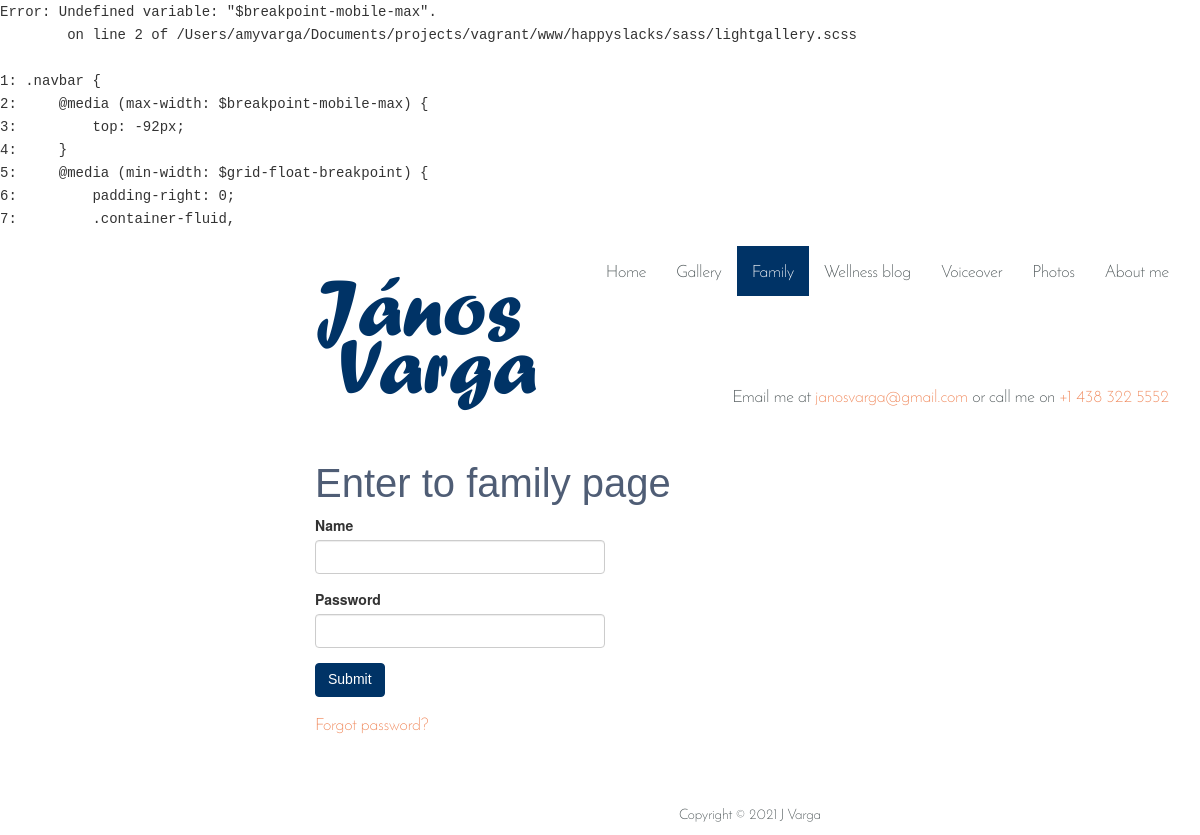
The app's page /family.php, older data.
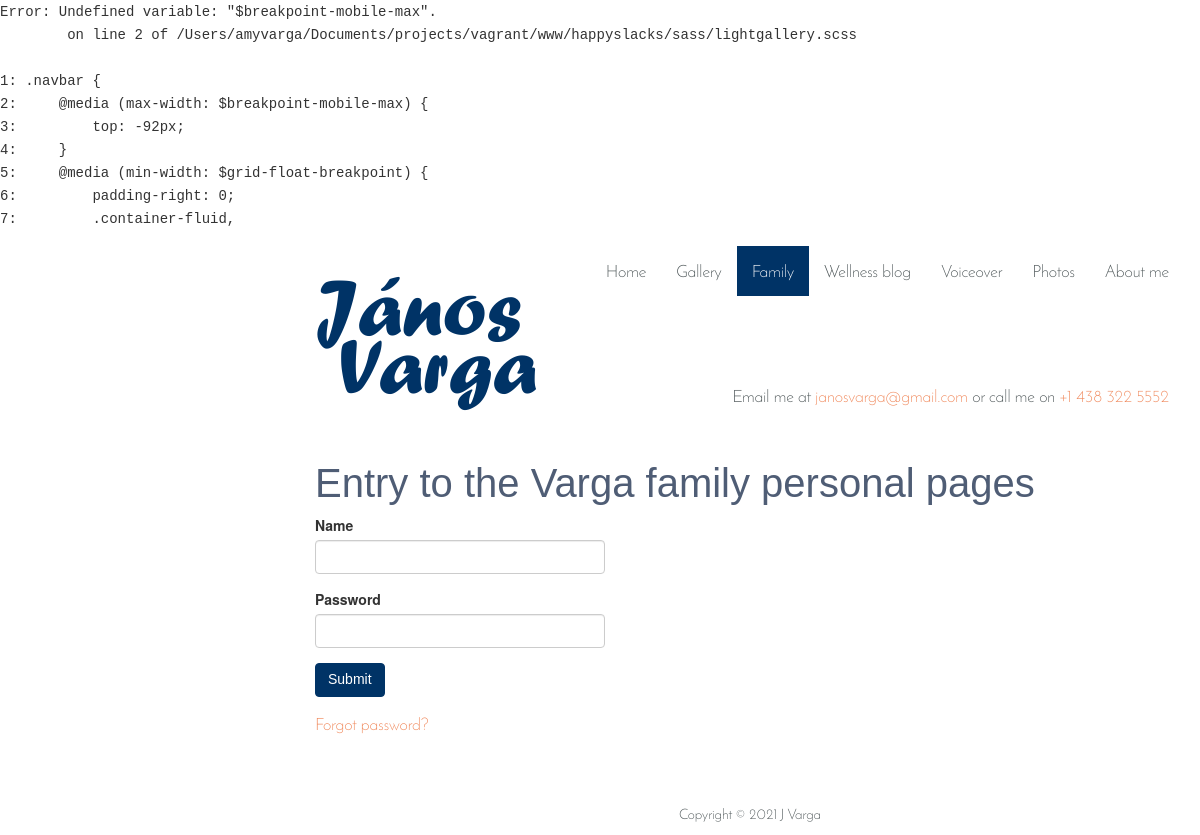
The same page, newer data.
### tables this page shows
CREATE TABLE `settings` (
  `id` int(2) NOT NULL AUTO_INCREMENT,
  `pageName` varchar(255) NOT NULL,
  `titlePage` varchar(255) NOT NULL,
  `metaDescription` varchar(255) NOT NULL,
  `captionPage` varchar(255) NOT NULL,
  `imageLocation` varchar(255) NOT NULL,
  `header_1` varchar(255) NOT NULL,
  `header_2` varchar(255) NOT NULL,
  `header_3` varchar(255) NOT NULL,
  `text_1` text NOT NULL,
  `text_2` text NOT NULL,
  `text_3` text NOT NULL,
  PRIMARY KEY (`id`)
);

### family.php (the view, shortened to what this page needs)
<?php
include ("blocks/db.php");
$result = mysql_query("SELECT titlePage,metaDescription,header_1 FROM settings WHERE pageName='family'",$db) or die("SQL error: ".mysql_error());
$myrow = mysql_fetch_array($result);
$pageName = "family";
?>
<!DOCTYPE html>
<html lang="en">
<head>
    <?php include("blocks/head.php"); ?>
</head>
<body>
	<?php include("blocks/header.php"); ?>
	<div id="pagecontainer" class="col-lg-9 col-lg-offset-3 col-md-12 col-sm-12 col-xs-12">
        <div id="welcomtext">
            <h2><?php echo $myrow["header_1"];?></h2>
        </div>
        <div class="no-gutter col-lg-4 col-md-4 col-sm-4 col-xs-sm-6 col-xs-12">
            <form method="POST" action="family/familyentercheck.php">
                <fieldset class="upper">
                    <div class="form-group has-feedback">
                      <label for="name">Name</label>
                      <input type="text" name="name" id="name" maxlength="10" class="form-control">
                    </div>
                    <div  class="form-group has-feedback">
                      <label for="psw">Password</label>
                      <input type="password" name="psw" id="psw" maxlength="10" class="form-control">
                    </div>
                    <div class="form-group">
                      <button type="submit" id="submit" class="btn btn-primary">Submit</button>
                    </div>
                </fieldset>
            </form>
            <div class="form-group" id="forgotpsw">
                <a href="forgotpsw.php">Forgot password?</a>
            </div>
        </div>
	</div>
	<?php include("blocks/footer.php"); ?>
</body>
</html>

### blocks/head.php (shortened to what this page needs)
<link rel="stylesheet" type="text/css" href="css/libraries/slick-theme.css">
<link rel="stylesheet" type="text/css" href="css/libraries/slick.css">
<link rel="stylesheet" type="text/css" href="css/libraries/lightgallery.css">
<link rel="stylesheet" type="text/css" href="css/main.css">

### blocks/header.php
<header id="pageheader" class="col-lg-9 col-lg-offset-3 col-md-12 col-sm-12 col-xs-12 header">
    <div class="no-gutter col-lg-3 col-md-4 col-sm-4 col-xs-9 logo">
        <a href="/" class="logo-link">
            <h1>
            J<span class="accent">á</span>nos<br />
            <span class="indent">Varga</span>
            </h1>
        </a>
    </div>
    <?php include("blocks/topnav.php"); ?>
</header>

### blocks/topnav.php (shortened to what this page needs)
<nav class="no-gutter col-lg-9 col-md-8 navbar navbar-default col-sm-12 col-xs-12 topnav">
    <div class="container-fluid">
        <div class="collapse navbar-collapse" id="bs-example-navbar-collapse-1">
            <ul class="nav navbar-nav">
                <?php $arrGalleries = ['heritage', 'penink', 'montreal', 'worldwide', 'figure', 'toronto', 'canada']; ?>
                <li class="<?php $pageName == 'index' ? print('active') : '' ?>"><a href="index.php">Home</a></li>
                <li class="<?php in_array($pageName,$arrGalleries) ? print('active') : '' ?> dropdown"><a id="dlabel" data-toggle="dropdown" role="button" aria-haspopup="true" aria-expanded="false">Gallery</a>
                </li>
                <li class="<?php $pageName == 'family' ? print('active') : '' ?>"><a href="family.php">Family</a></li>
                <li><a href="http://janosvarga.blogspot.com/" target="_blank">Wellness blog</a></li>
                <li><a href="http://janos.calloftheforest.com/" target="_blank">Voiceover</a></li>
                <li><a href="https://www.flickr.com/photos/janosvarga/albums" target="_blank">Photos</a></li>
                <li class="<?php $pageName == 'about' ? print('active') : '' ?>"><a class="<?php echo($pageName); ?>" href="about.php">About me</a></li>
            </ul>
            <p>Email me at <a href="mailto:janosvarga@gmail.com">janosvarga@gmail.com</a> or call  me on <a href="tel:+1 438 322 5552">+1 438 322 5552</a><p>
        </div>
    </div>
</nav>

### blocks/footer.php (shortened to what this page needs)
<footer class="col-lg-9 col-lg-offset-3 col-md-12 col-sm-12 col-xs-12">
    <div id="uncopyright">
        <p><small>Copyright &copy; <?php echo date('Y')  ?> J Varga</small></p>
    </div>
</footer>

Row changes from the older to the newer data that the page shows:
changed settings: header_1 "Enter to family page" → "Entry to the Varga family personal pages"
